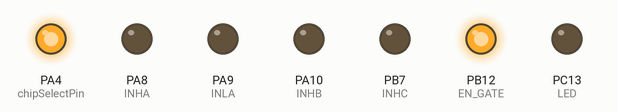
Bench run of a sketch on a simulated STM32 Blue Pill. Parts: output pins drawn as LEDs (lit = HIGH).

Above: at 0.1 s.
Timing chart, 0 to 1.6 s (numbered marks = the images above):
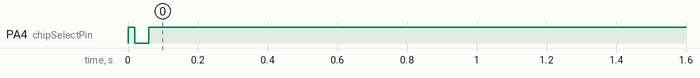

The sketch:

SPI_Test.ino
```cpp
#include <SPI.h>

#define INHA PA8
#define INLA PA9

#define INHB PA10
#define INLB PB6

#define INHC PB7
#define INLC PB8
#define LED PC13

#define EN_GATE PB12

#define NOCTW PB14
#define NFAULT PB13

#define chipSelectPin PA4
word data;

HardwareSerial Serial3(PA3, PA2);

void changeSPI()
{
  digitalWrite(chipSelectPin, LOW);          // manually take CSN low for SPI_1 transmission
  data = SPI.transfer16(0b0001000000001000); // 0 0010 00000001000
  digitalWrite(chipSelectPin, HIGH);         // manually take CSN high between spi transmissions
}

void ReadStatus()
{
  digitalWrite(chipSelectPin, LOW);          // manually take CSN low for SPI_1 transmission
  data = SPI.transfer16(0b1000000000000000); // 1 0010 00000001000
  digitalWrite(chipSelectPin, HIGH);         // manually take CSN high between spi transmissions
}

void ReadSPI()
{
  digitalWrite(chipSelectPin, LOW);          // manually take CSN low for SPI_1 transmission
  data = SPI.transfer16(0b1001000000000000); // 1 0010 00000000000
  digitalWrite(chipSelectPin, HIGH);         // manually take CSN high between spi transmissions
}

void setup()
{
  SPI.begin();
  SPI.setBitOrder(MSBFIRST);
  SPI.setDataMode(SPI_MODE1);
  SPI.setClockDivider(SPI_CLOCK_DIV16);
  pinMode(chipSelectPin, OUTPUT);
  Serial3.begin(115200);
  pinMode(INHA, OUTPUT);
  pinMode(INLA, OUTPUT);
  pinMode(INHB, OUTPUT);
  pinMode(INLB, INPUT);
  pinMode(INHC, OUTPUT);
  pinMode(INLC, INPUT);
  pinMode(EN_GATE, OUTPUT);
  pinMode(NOCTW, INPUT);
  pinMode(NFAULT, INPUT);

  pinMode(LED, OUTPUT);
  digitalWrite(EN_GATE, HIGH);

  for (int i = 0; i < 20; i++)
  {
    changeSPI();
    delay(10);
  }
}

void loop()
{
  delay(100);
  ReadSPI();
  Serial3.println(data, BIN);
}
```
